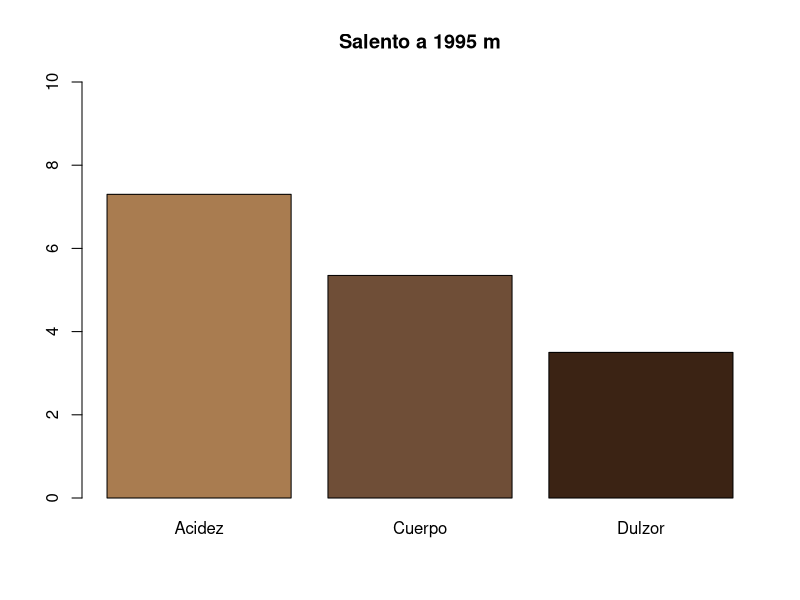

Source code (R):
## ---- chunk 1
knitr::opts_chunk$set(echo = TRUE, warning = FALSE, message = FALSE)

altitud_base <- c(
  "Manizales" = 2150, "Pereira" = 1411, "Armenia" = 1483,
  "Salento" = 1895, "Filandia" = 1923, "Circasia" = 1760
)

calcular_perfil <- function(altitud) {
  acidez <- max(0, min(10, 4 + (altitud - 1500) / 150))
  cuerpo <- max(0, min(10, 7 - (altitud - 1500) / 300))
  dulzor <- max(0, min(10, 5 + sin(altitud / 500) * 2))
  c(Acidez = acidez, Cuerpo = cuerpo, Dulzor = dulzor)
}
## ---- chunk 2
altitud_efectiva <- altitud_base[["Salento"]] + 100
round(calcular_perfil(altitud_efectiva), 1)
## ---- chunk 3
barplot(calcular_perfil(altitud_efectiva), ylim = c(0, 10),
        col = c("#a97c50", "#6f4e37", "#3b2314"),
        main = paste("Salento a", altitud_efectiva, "m"))
